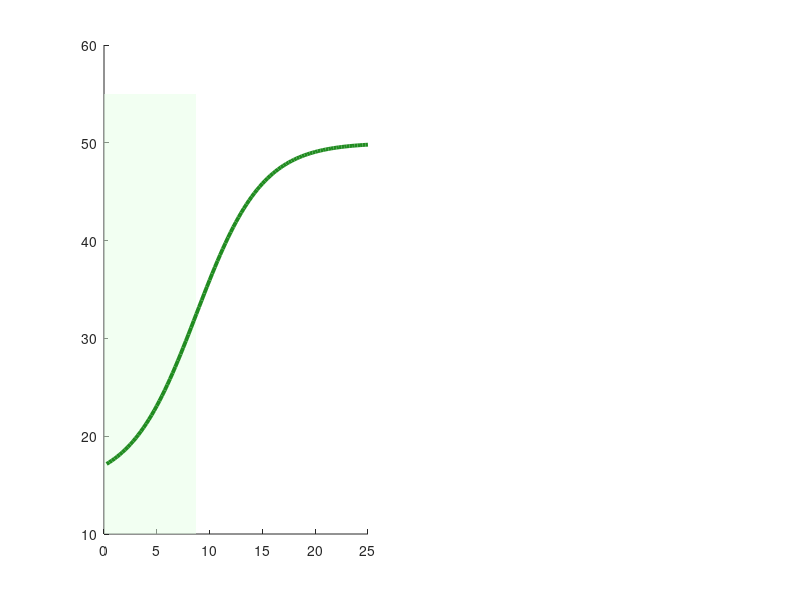

The MATLAB script that drew this image: (Note: this script raises an error after producing the figure.)
%% generate_reliability_valley.m
% Generates the two-panel Reliability Valley figure for main.tex
% Uses calibrated baseline parameters directly (no Dynare needed)
%
% Output: reliability_valley.png

clear; clc;

%% Calibrated baseline parameters
p_psi      = 2.0;
p_sigma_ren = 0.12;
p_mu       = 0.16;
p_rho_flex = 0.40;
p_delta_g  = 0.0125;
p_delta_b  = 0.030;
p_theta_ren = 0.30;    % baseline penetration

% Steady-state capital stocks (from steadystate file)
K_b_ss  = 0.19;
K_g_ss  = 1.14;
A_bat_ss = 1.0;

% phi_int calibrated so u = 0.97 at steady state
u_ss = 0.97;
Vol_ren_bar = p_theta_ren * (0.045/p_theta_ren) * p_sigma_ren;  % = 0.0054
s_f = (p_rho_flex - 1) / p_rho_flex;
F_ss = (p_mu * (A_bat_ss * K_b_ss)^s_f + (1-p_mu) * K_g_ss^s_f)^(1/s_f);
phi_int_val = -p_psi * F_ss / (Vol_ren_bar * log(1 - u_ss));

fprintf('Calibrated phi_int = %.4f\n', phi_int_val);
fprintf('Steady-state F = %.4f\n', F_ss);

%% Transition path parameters
T_trans = 100;           % 100 quarters = 25 years
t_trans = (1:T_trans)';

% S-curve: theta_ren from 15% to 50%
theta_start = 0.15;
theta_end   = 0.50;
k_steep = 0.08;          % steepness
t_mid   = 35;            % front-loaded (midpoint at Q35)
theta_path = theta_start + (theta_end - theta_start) ./ (1 + exp(-k_steep * (t_trans - t_mid)));

%% Simulate baseline transition
% K_ren_base calibrated at theta_start=0.15 (matching run_dynare.m convention)
% This gives Vol_ren = theta_start * K_ren_base * sigma_ren = 0.15*0.30*0.12 = 0.0054
K_ren_base = 0.045 / theta_start;   % = 0.30
grid_growth_base = 0.0135;
bat_growth_base  = 0.020;

K_b_t   = K_b_ss;
K_g_t   = K_g_ss;
A_bat_t = A_bat_ss;

u_path = zeros(T_trans, 1);

for qq = 1:T_trans
    K_ren_t   = K_ren_base * (theta_path(qq) / theta_start);
    Vol_ren_t = theta_path(qq) * K_ren_t * p_sigma_ren;

    F_t = (p_mu * (A_bat_t * K_b_t)^s_f + (1-p_mu) * K_g_t^s_f)^(1/s_f);
    z_t = p_psi * F_t / (phi_int_val * Vol_ren_t);
    u_t = 1 - exp(-z_t);
    u_path(qq) = u_t;

    % Reliability gap drives investment acceleration
    u_gap = max(0, 0.97 - u_t) / 0.97;

    grid_growth = grid_growth_base * (1 + 2*u_gap);
    I_grid_t = (p_delta_g + grid_growth) * K_g_t;
    K_g_t = (1 - p_delta_g) * K_g_t + I_grid_t;

    bat_growth = bat_growth_base * (1 + 3*u_gap);
    I_bat_t = (p_delta_b + bat_growth) * K_b_t;
    K_b_t = (1 - p_delta_b) * K_b_t + I_bat_t;

    A_bat_t = A_bat_t * (1 + 0.10 * u_gap);
end

u_pct = u_path * 100;

%% Valley characteristics
[min_u_val, min_u_idx] = min(u_pct);
below_97 = u_pct < 97;
first_below = find(below_97, 1, 'first');
last_below  = find(below_97, 1, 'last');
valley_dur  = sum(below_97);

fprintf('\nReliability Valley results:\n');
fprintf('  Nadir:    %.2f%% at Q%d (year %.1f)\n', min_u_val, min_u_idx, min_u_idx/4);
fprintf('  Duration: %d quarters (%.1f years) below 97%%\n', valley_dur, valley_dur/4);
fprintf('  First below target: Q%d\n', first_below);
fprintf('  Recovery: Q%d\n', last_below);

%% Two-panel figure
fig = figure('Position', [100 100 1100 440], 'Color', 'w');

%--- Left panel: S-curve renewable penetration ---
ax1 = subplot(1, 2, 1);
hold on;

% Shade the front-loaded acceleration region (before midpoint)
x_shade = [0, t_mid/4, t_mid/4, 0];
y_shade = [10, 10, 55, 55];
fill(x_shade, y_shade, [0.9 1.0 0.9], 'EdgeColor', 'none', 'FaceAlpha', 0.5);

plot(t_trans/4, theta_path*100, 'Color', [0.13 0.55 0.13], 'LineWidth', 2.8);

% PDP8 target
yline(50, '--', 'LineWidth', 1.6, 'Color', [0.8 0 0]);
text(0.8, 51.2, 'PDP8 target (50%)', 'Color', [0.8 0 0], 'FontSize', 8.5);

% Baseline penetration
yline(15, ':', 'LineWidth', 1.2, 'Color', [0.5 0.5 0.5]);
text(0.8, 13.5, 'Baseline (15%)', 'Color', [0.5 0.5 0.5], 'FontSize', 8.5);

% Inflection point annotation
[~, mid_q] = min(abs(theta_path - (theta_start + theta_end)/2));
plot(mid_q/4, theta_path(mid_q)*100, 'ko', 'MarkerSize', 7, 'MarkerFaceColor', [0.13 0.55 0.13]);
text(mid_q/4 + 1.0, theta_path(mid_q)*100 - 2.5, ...
    sprintf('Inflection\n(Q%d)', mid_q), 'FontSize', 8, 'Color', 'k');

% Annotation: "Front-loaded"
text(3, 37, {'Front-loaded';'acceleration'}, 'FontSize', 8.5, ...
    'Color', [0.0 0.4 0.0], 'FontAngle', 'italic');

hold off;
grid on; box on;
xlabel('Years from transition start', 'FontSize', 10);
ylabel('Renewable penetration (theta_{ren}, %)', 'FontSize', 10);
title('(a)\ VRE Deployment: S-Curve Path', 'FontSize', 11, 'FontWeight', 'bold', ...
    'Interpreter', 'none');
xlim([0 T_trans/4]);
ylim([10 55]);
set(ax1, 'FontSize', 9);

%--- Right panel: Reliability valley ---
ax2 = subplot(1, 2, 2);
hold on;

% Red shaded valley region
if ~isempty(first_below) && ~isempty(last_below)
    x_vfill = [(first_below-1)/4, last_below/4, last_below/4, (first_below-1)/4];
    y_vfill = [min_u_val - 2, min_u_val - 2, 97, 97];
    fill(x_vfill, y_vfill, [1.0 0.85 0.80], 'EdgeColor', 'none', 'FaceAlpha', 0.65);
end

% Reliability path
plot(t_trans/4, u_pct, 'b-', 'LineWidth', 2.8, 'DisplayName', 'Grid reliability');

% Target line
yline(97, '--', 'LineWidth', 1.6, 'Color', [0.8 0 0]);
text(0.8, 97.5, 'Target (97%)', 'Color', [0.8 0 0], 'FontSize', 8.5);

% Nadir marker
plot(min_u_idx/4, min_u_val, 'v', 'MarkerSize', 10, ...
    'MarkerFaceColor', [0.8 0 0], 'MarkerEdgeColor', [0.6 0 0]);
text(min_u_idx/4 + 0.8, min_u_val - 0.5, ...
    sprintf('Nadir: Q%d\n(u = %.1f%%)', min_u_idx, min_u_val), ...
    'FontSize', 8.5, 'Color', [0.7 0 0]);

% Valley label
if ~isempty(first_below) && ~isempty(last_below)
    valley_center = (first_below + last_below) / 2;
    text(valley_center/4, min_u_val + 1.2, sprintf('Reliability Valley\n(%d quarters)', valley_dur), ...
        'FontSize', 9, 'Color', [0.75 0 0], 'HorizontalAlignment', 'center', ...
        'FontWeight', 'bold');
end

% Recovery annotation
if ~isempty(last_below)
    plot([last_below/4, last_below/4], [min_u_val - 2, 97.5], ...
        'k:', 'LineWidth', 1.0);
    text(last_below/4 + 0.5, 97.9, 'Recovery', 'FontSize', 8, 'Color', [0.3 0.3 0.3]);
end

hold off;
grid on; box on;
xlabel('Years from transition start', 'FontSize', 10);
ylabel('Grid reliability (u, %)', 'FontSize', 10);
title('(b)\ The Reliability Valley: Baseline Transition', 'FontSize', 11, ...
    'FontWeight', 'bold', 'Interpreter', 'none');
xlim([0 T_trans/4]);
ylim([min_u_val - 3, 100]);
set(ax2, 'FontSize', 9);

%% Save
print('reliability_valley.png', '-dpng', '-r300');
fprintf('\nFigure saved: reliability_valley.png\n');
